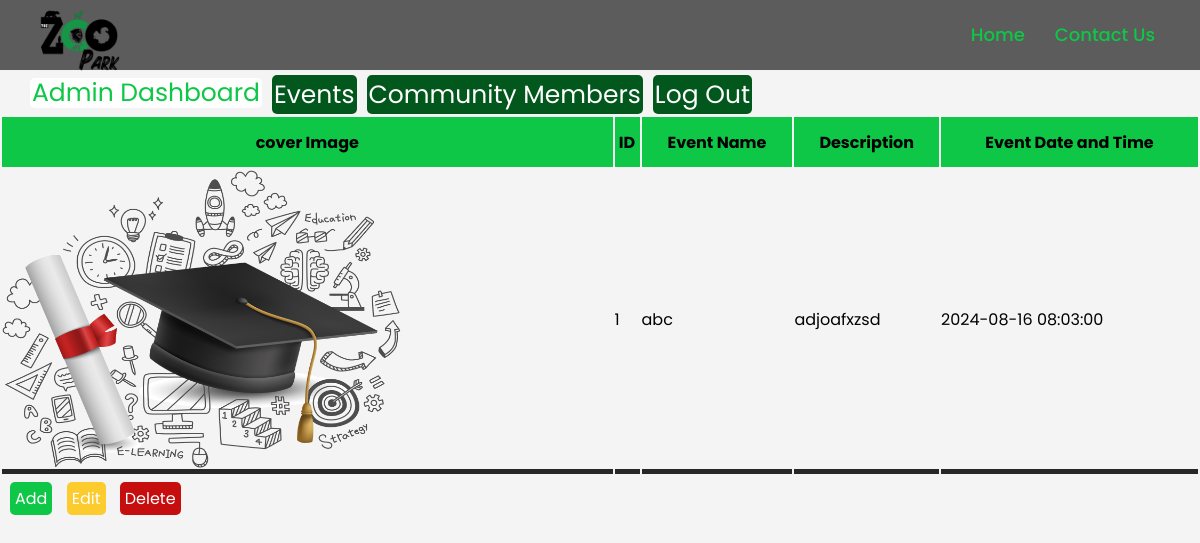
/Admin/dashboard.php, run on the app's committed database.
### tables this page shows
CREATE TABLE `events` (
  `id` int(11) NOT NULL,
  `name` varchar(200) NOT NULL,
  `event_image` varchar(200) DEFAULT NULL,
  `event_text` varchar(600) NOT NULL,
  `event_datetime` varchar(20) DEFAULT NULL
);

### Admin/dashboard.php (the view, shortened to what this page needs)
<?php include '../dbCon.php'?>
<html lang="en">
<head>
    <link rel="stylesheet" href="../assets/css/styles.css">
</head>
<body>
    <div class='comNav'>
        <ul class='comNavList'>
            <li class="dashTitle">Admin Dashboard</li>
            <li><a href="dashboard.php">Events</a></li>
            <li><a href="member_manage.php">Community Members</a></li>
            <li><a href="index.php">Log Out</a></li>
        </ul>
    </div>
    <div class='comContent'>
        <table>
            <tr>
                <th>cover Image</th>
                <th>ID</th>
                <th>Event Name</th>
                <th>Description</th>
                <th>Event Date and Time</th>
            </tr>
            <?php
                $stmt = $pdo->prepare("SELECT id, name, event_image, event_text,event_datetime FROM events");
                $stmt->execute();
                $results = $stmt->fetchAll(PDO::FETCH_ASSOC);
                if (count($results) > 0) {
                    foreach ($results as $row) {
                        $imagepath = '../Uploads/' . $row["event_image"];
                        if (file_exists($imagepath)) {
                            $content = $imagepath;
                        } else {
                            $content = '../Uploads/default.png';
                        }
                        echo "<tr>";
                        echo '<td> <img src="' . $content . '" alt="' . $row["id"] . '" style="height: 300px; width: 400px;"> </td>';
                        echo "<td>" . $row["id"] . "</td>";
                        echo "<td>" . $row["name"] . "</td>";
                        echo "<td>" . $row["event_text"] . "</td>";
                        echo "<td>" . $row["event_datetime"] . "</td>";
                        echo "</tr>";
                    }
                } else {
                    echo "<tr><td colspan='4'>No data found</td></tr>";
                }
            ?>
        </table>
    </div>
    <div class="modBtn">
    <a href="#" id="addBtn">Add</i></a>
        <a href="#" id="editBtn">Edit</i></a>
        <a href="#" id="delBtn">Delete</i></a>
        </div>
</body>
</html>

### assets/css/styles.css (style rules this page uses)
body,html { font-family: Arial, sans-serif; margin: 0; padding: 0; background-color: #f4f4f4; overflow-x: hidden; height: auto; min-height: 100%; position: relative; }
.comNav { position: relative; z-index: 99; width: 100%; max-width: 1300px; padding: 0px 30px; height: 30px; line-height: 70px; margin: auto; margin-top: 5px; display: flex; align-items: center; justify-content: space-between; }
.comNav ul { margin-top: 115px; display: inline-flex; padding: 0; list-style-type: none; height: 30px; }
.comNavList a { font-size: 25px; text-decoration: none; list-style: none; text-align: center; position: relative; padding: 2px; height: 30px; line-height: 26px; color: #fff; background-color: #02581c; border: none; border-radius: 5px; cursor: pointer; box-sizing: border-box; margin-right: 10px; }
.dashTitle { font-size: 25px; text-decoration: none; list-style: none; text-align: center; position: relative; padding: 2px; height: 30px; line-height: 26px; color: #0ec746; background-color: #ffffff; border: none; border-radius: 5px; cursor: pointer; box-sizing: border-box; margin-right: 10px; margin-top: 15px; }
.comContent { margin-top: 80px; display: flex; width: 100%; box-sizing: border-box; }
.modBtn { position: relative; margin-top: 10px; }
#addBtn, #editBtn, #delBtn { text-decoration: none; text-align: center; padding: 5px; font-size: 16px; color: #fff; border: none; border-radius: 5px; cursor: pointer; }
#addBtn { margin-top: 10px; margin-left: 10px; height: 30px; background-color: #0ec746; }
#editBtn { margin-top: 10px; margin-left: 10px; height: 30px; background-color: #fccb2d; }
#delBtn { margin-top: 10px; margin-left: 10px; height: 30px; background-color: #c70e0e; }
table { width: 100%; }
tr { height: 50px; }
th { background-color: #0ec746; }
td { border-bottom: 5px solid #272727; }

### assets/css/menu.css (style rules this page uses)
* { margin: 0; padding: 0; box-sizing: border-box; font-family: 'Poppins', sans-serif; }
nav { position: fixed; z-index: 99; width: 100%; background: #5c5c5c; }
nav .wrapper { position: relative; max-width: 1300px; padding: 0px 30px; height: 70px; line-height: 70px; margin: auto; display: flex; align-items: center; justify-content: space-between; }
.wrapper .logo img { margin-top: 5px; height: 100px; width: 100px; }
.wrapper .nav-links { display: inline-flex; }
.nav-links li { list-style: none; }
.nav-links li a { color: #0ec746; text-decoration: none; font-size: 18px; font-weight: 500; padding: 9px 15px; border-radius: 5px; transition: all 0.3s ease; }

### data on the page
events: id "1", name "abc", event_text "adjoafxzsd", event_datetime "2024-08-16 08:03:00"
